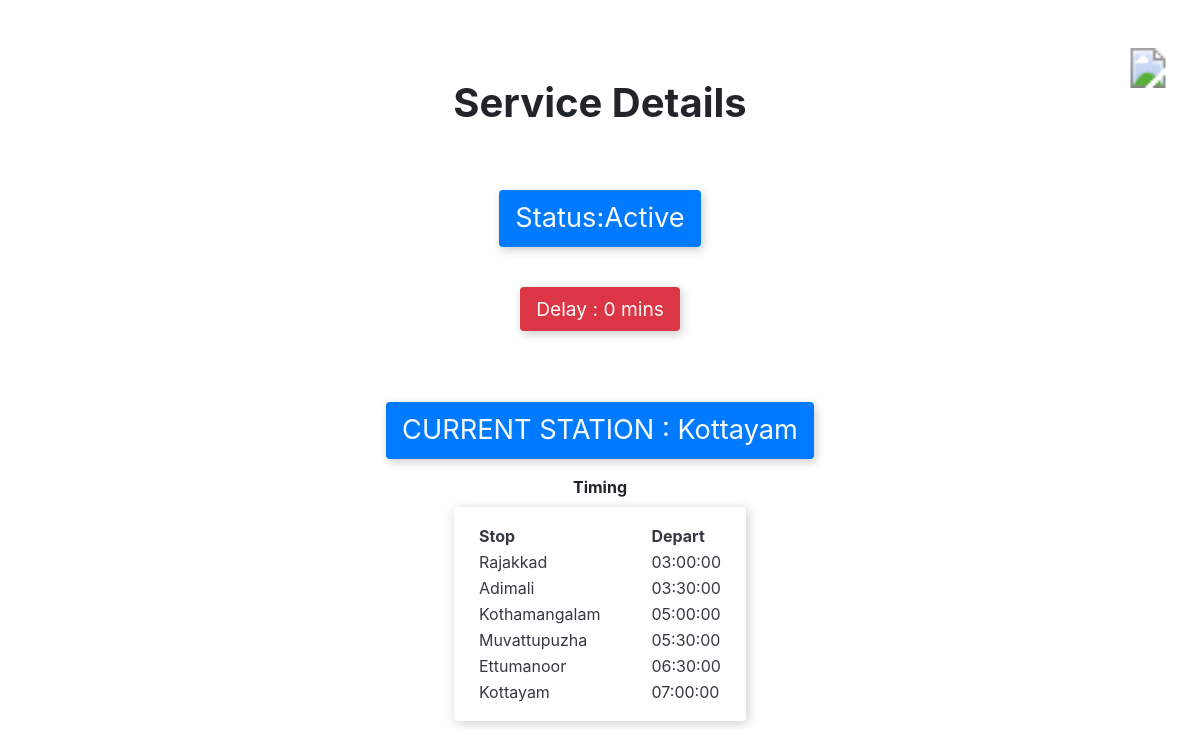
Page /status.php?id=2 on the committed database.
### tables this page shows
CREATE TABLE `bus_services` (
  `serv_id` int(11) NOT NULL,
  `type` varchar(15) NOT NULL,
  `route_id` int(11) NOT NULL,
  `s_time` time NOT NULL,
  `e_time` time NOT NULL,
  `status` varchar(30) NOT NULL,
  `delay` int(10) NOT NULL DEFAULT 0,
  `cs_nm` varchar(15) NOT NULL DEFAULT 'Ready To Start'
);

CREATE TABLE `route_stops` (
  `route_id` int(11) NOT NULL,
  `stop_id` int(11) NOT NULL,
  `stop_order` int(11) DEFAULT NULL,
  `time` int(11) NOT NULL
);

CREATE TABLE `bus_stops` (
  `stop_id` int(11) NOT NULL,
  `stop_name` varchar(255) NOT NULL
);

### status.php (the view, shortened to what this page needs)
<!DOCTYPE html>
<html lang="en">
<head>
    <link rel="stylesheet" href="https://cdn.jsdelivr.net/npm/bootstrap@4.0.0/dist/css/bootstrap.min.css">
</head>
<body style='min-height: 100vh;'>
<div style='display: flex; flex-direction:column; align-items: center; justify-content:center; min-height:inherit'>
<h1 class="font-weight-bold" >Service Details</h1>
<?php
$servername = "localhost";
$username = "root";
$password = "";
$dbname = "bus";
$id = $_GET['id'];
$conn = new mysqli($servername, $username, $password, $dbname);
$sql = "SELECT *  FROM bus_services where serv_id = '$id' ";
$result = $conn->query($sql);
if ($result->num_rows > 0) {
    while ($row = $result->fetch_assoc()) {
        $rtid = $row['route_id'];
        $stime = $row['s_time'];
        if($row['status']=='Active'){
        echo "<p class='bg-primary text-light px-3  py-2 rounded text-success  ' style='margin-inline: auto; max-width:fit-content; margin-top:2em; font-size: 1.7em; box-shadow:2px 3px 10px #ccc' > Status:Active </p>";
        }else if($row['status']=='Service Terminated'){
            echo "<p class='bg-warning px-3  py-2 rounded text-danger  ' style='margin-inline: auto; max-width:fit-content; margin-top:2em; font-size: 1.7em; box-shadow:2px 3px 10px #ccc' > Status:Terminated </p>";
        }
        echo "<br> <p class='bg-danger text-light px-3 py-2 rounded ' style='margin-inline: auto; max-width:fit-content; font-size: 1.2em; box-shadow:2px 3px 10px #ccc'> Delay : ".$row['delay']." mins</p>";
        echo "<p class=' px-3  py-2 rounded text-light bg-primary  ' style='margin-inline: auto; max-width:fit-content; margin-top:2em; font-size: 1.7em; box-shadow:2px 3px 10px #ccc' > CURRENT STATION : " . $row["cs_nm"] . "</p>";
    }
} else
{
    echo "No services found in the database";
}
$sql2 = "SELECT * FROM `route_stops` JOIN bus_stops on route_stops.stop_id = bus_stops.stop_id where route_stops.route_id = '$rtid' order by stop_order";
$rs2 = mysqli_query($conn,$sql2);
$time = new datetime();
list($hour, $minute, $second) = explode(':', $stime);
$time->setTime($hour, $minute, $second);
echo "<div class='font-weight-bold'>Timing</div>";
echo "<div class=' text-dark px-4 py-3 mt-2 rounded ' style='box-shadow:2px 2px 12px #ccc;'>";
echo "<table > <tr><th colspan=4 style='padding-right: 1em;'>Stop</th><th></th><th >Depart</th></tr>";
while ($rw2 = $rs2->fetch_assoc()) {
echo  "<tr><td colspan=4 style='padding-right: 3em;'>".$rw2['stop_name']."</td>";
$tm = $rw2['time'];
$tt = "+".$tm." minutes";
$time->modify($tt);
echo "<td>  </td><td >". $time->format("H:i:s")."</td></tr>";
}
echo "</div>";
?>
<svg class=""style="position:absolute; top:3em; right: 2em; " width="40px" height="40px" version="1.1"
     xmlns="http://www.w3.org/2000/svg" xmlns:xlink="http://www.w3.org/1999/xlink">
     <a class="homeIcon"href="index.php">
  <image href="images/home.svg" x="0" y="0" height="40px" width="40px"/>
</a>
</svg>
</div>
</body>
</html>

### rows in the picture
bus_services: status "Status:Active", delay "0", cs_nm "Kottayam"
route_stops: stop.stop_name "Rajakkad", time "03:00:00"
route_stops: stop.stop_name "Adimali", format "03:30:00"
route_stops: stop.stop_name "Kothamangalam", format "05:00:00"
route_stops: stop.stop_name "Muvattupuzha", format "05:30:00"
route_stops: stop.stop_name "Ettumanoor", format "06:30:00"
route_stops: stop.stop_name "Kottayam", format "07:00:00"
